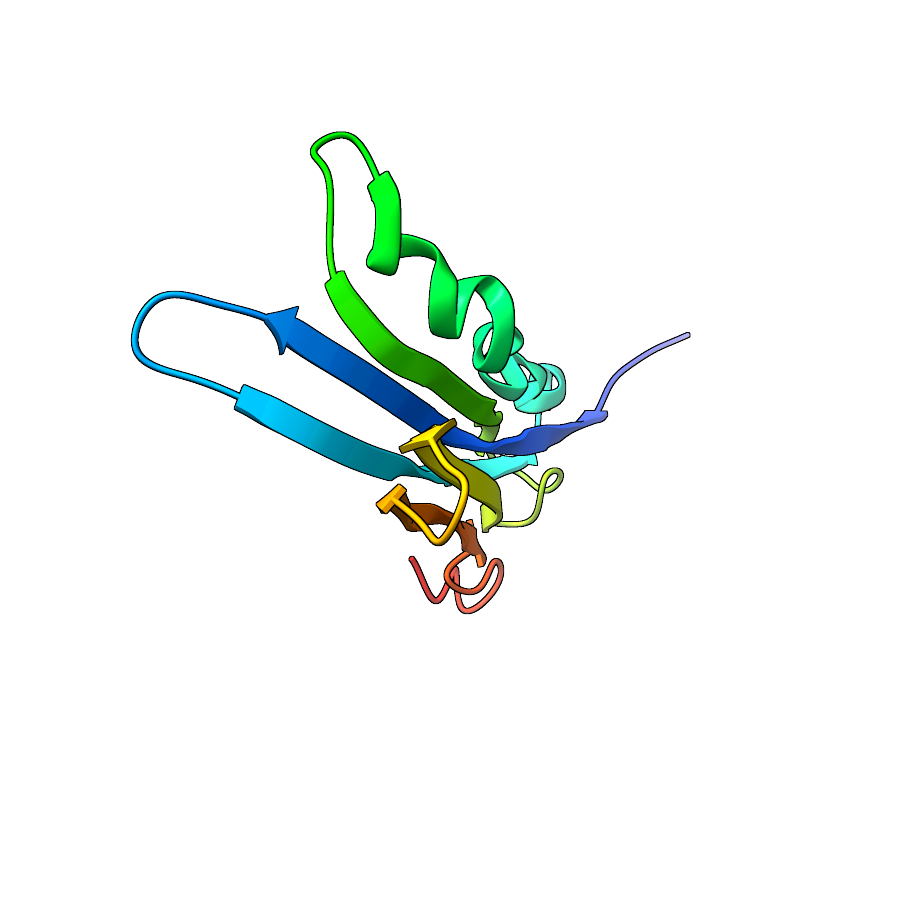
#> input picture results/x_thread/structures/A0A5D0P002_model.png, 900 x 900 px, given in place of A0A5D0P002_model.png_ref.png, which was not available
$ python -i figures_x.py   (imports and definitions only)
#> lines starting #> are read from the running program, lines starting #| are printed output that depends on the picture
### scripts/structutil.py
"""Small structure utilities: parse PDB/mmCIF to per-residue CA/CB, contact maps, TM-score (fixed alignment)."""
import numpy as np

THREE = {'ALA': 'A', 'ARG': 'R', 'ASN': 'N', 'ASP': 'D', 'CYS': 'C', 'GLN': 'Q', 'GLU': 'E', 'GLY': 'G', 'HIS': 'H',
         'ILE': 'I', 'LEU': 'L', 'LYS': 'K', 'MET': 'M', 'PHE': 'F', 'PRO': 'P', 'SER': 'S', 'THR': 'T', 'TRP': 'W',
         'TYR': 'Y', 'VAL': 'V', 'MSE': 'M'}


# [11 lines left out: function _residues_from_atoms, not called in this run]


def parse_pdb(path, chain=None, model=1):
#> called with path = 'data/1UBQ/1ubq.pdb', chain = 'A', model = 1
    atoms = []
    cur_model = 1
    for line in open(path):
        if line.startswith('MODEL'):
            cur_model = int(line[10:14])
        if line.startswith('ENDMDL') and cur_model == model:
            break
        if cur_model != model or not line.startswith(('ATOM', 'HETATM')):
            continue
        rn = line[17:20].strip()
        if rn not in THREE:
            continue
        alt = line[16]
        if alt not in (' ', 'A'):
            continue
        ch = line[21]
        if chain and ch != chain:
            continue
        atoms.append((ch, line[22:27].strip(), rn, line[12:16].strip(),
                      np.array([float(line[30:38]), float(line[38:46]), float(line[46:54])]), float(line[60:66])))
    return _residues_from_atoms(atoms)


# [31 lines left out: function parse_cif, not called in this run]


def parse(path, chain=None):
    return parse_cif(path, chain) if path.endswith('.cif') else parse_pdb(path, chain)


def seq_of(residues):
    return ''.join(THREE[r['resname']] for r in residues)


# [11 lines left out: function cb_ca, not called in this run]


def contact_map(cb, cutoff=8.0):
    d = np.linalg.norm(cb[:, None] - cb[None], axis=-1)
    return d < cutoff, d


# [58 lines left out: functions pairs_at_sep, kabsch, tm_score, kabsch_on, not called in this run]

### scripts/figures_x.py
"""Standalone 16:9 figures (1600x900) for an X thread. Run with the data_analysis conda env (matplotlib).
Writes results/x_thread/x1_control_ubiquitin.png ... x4_summary.png"""
import os, sys, csv, json
import numpy as np
import matplotlib
# [1 line not run here, left out]
import matplotlib.pyplot as plt
from matplotlib.lines import Line2D
from matplotlib.patches import Patch
ROOT = os.path.dirname(os.path.dirname(os.path.abspath(__file__)))
sys.path.insert(0, os.path.join(ROOT, 'scripts'))
from structutil import parse, cb_ca, contact_map
from evaluate import last_json

OUT = os.path.join(ROOT, 'results/x_thread')
# [1 line not run here, left out]
HIT, MISS, REF, INK, MUTED, GRID, BG = '#2a78d6', '#eb6834', '#cfcec8', '#0b0b0b', '#5f5e5a', '#e6e5e0', '#ffffff'
INPDB, NOTPDB = '#6250d6', '#1baf7a'
# [3 lines not run here, left out]
FOOT = ('Claude Fable 5.2 (effort high), Sergey Ovchinnikov\'s contact-map prompt, run headless with no network.\n'
        'Contact: Cβ–Cβ < 8 Å. L = protein length.')

# [1 line not run here, left out]
REFS = {'ubiquitin_1UBQ': ('data/1UBQ/1ubq.pdb', 'A'), 'cytb562_256B': ('data/256B/256b.pdb', 'A'),
        'fn3_tenascin_1TEN': ('data/1TEN/1ten.pdb', 'A'), 'thioredoxin_2TRX': ('data/2TRX/2trx.pdb', 'A')}
# [2 lines not run here, left out]


def refmap(t):
    f, ch = REFS[t]
    res = [r for r in parse(os.path.join(ROOT, f), ch) if 'CA' in r['atoms']]
    cb, _ = cb_ca(res)
    return contact_map(cb)[0], len(res)


# [33 lines left out: functions ranked, cmap_panel, legend_maps, not called in this run]


def frac(cm, pairs, L, minsep=6):
    sel = [p for p in pairs if p[1] - p[0] >= minsep][:L]
    return np.mean([cm[i - 1, j - 1] for i, j in sel]) if sel else float('nan')


def foot(fig, text=FOOT):
    fig.text(0.012, 0.012, text, fontsize=7.5, color=MUTED, ha='left', va='bottom')


# ---------- 1. ubiquitin control ----------
# [1 line that did not run here, left out]
fig = plt.figure(figsize=(8, 4.5), dpi=200)
# [3 lines not run here, left out]
# [1 line that did not run here, left out]
# [1 line that did not run here, left out]
# [1 line that did not run here, left out]
# [11 lines not run here, left out]

# ---------- 2. selection of proteins with no PDB relative ----------
fig = plt.figure(figsize=(8, 4.5), dpi=200)
# [2 lines not run here, left out]
steps = [(500, 'bacterial DUF proteins, 75–110 aa,\nAlphaFold DB model, not in PDB'),
         (79, 'mean pLDDT ≥ 90'),
         (78, 'no PDB sequence hit\n(RCSB MMseqs2, E < 1)'),
         (27, 'compact; Foldseek search\nagainst PDB100'),
         (6, 'no Foldseek hit, E < 0.5'),
         (3, 'Pfam family: no PDB\nstructure, no clan')]
mx = np.log10(500)
# [8 lines not run here, left out]
cols = ['', 'DUF2489', 'DUF2958', 'DUF4288']
data = [['UniProt', 'A0A916UKZ0', 'A0A8J2YCU1', 'A0A5D0P002'],
        ['class, aa', 'all-α, 108', 'all-β, 89', 'α/β, 107'],
        ['mean pLDDT', '97.5', '91.1', '94.4'],
        ['pLDDT < 70', 'none', '3 at ends', '4 at ends'],
        ['mean PAE', '2.4 Å', '3.8 Å', '3.6 Å'],
        ['Foldseek E', '1.1', '0.52', '0.59'],
        ['best TM, PDB', '0.60', '0.52', '0.54']]
t = tab.table(cellText=data, colLabels=cols, loc='upper left', cellLoc='center', colLoc='center',
              colWidths=[0.25, 0.25, 0.25, 0.25])
# [15 lines not run here, left out]

# ---------- 3. class-matched contact maps, one image per class ----------
pairs_cls = [('a', 'all-α, about 107 aa', 'cytb562_256B', 'Cytochrome b562 (PDB 256B)', 'A0A916UKZ0', 'DUF2489 (UniProt A0A916UKZ0)'),
             ('b', 'all-β, 89 aa', 'fn3_tenascin_1TEN', 'Tenascin FN3 domain (PDB 1TEN)', 'A0A8J2YCU1', 'DUF2958 (UniProt A0A8J2YCU1)'),
             ('c', 'α/β, about 107 aa', 'thioredoxin_2TRX', 'Thioredoxin (PDB 2TRX)', 'A0A5D0P002', 'DUF4288 (UniProt A0A5D0P002)')]
# [24 lines not run here, left out]

# ---------- 4. summary ----------
ORDER = ['ubiquitin_1UBQ', 'cytb562_256B', 'A0A916UKZ0', 'fn3_tenascin_1TEN', 'A0A8J2YCU1', 'thioredoxin_2TRX', 'A0A5D0P002']
DARK = {'A0A916UKZ0', 'A0A8J2YCU1', 'A0A5D0P002'}
SHORT = {'ubiquitin_1UBQ': 'Ubiquitin', 'cytb562_256B': 'Cyt b562', 'A0A916UKZ0': 'DUF2489',
         'fn3_tenascin_1TEN': 'Tenascin FN3', 'A0A8J2YCU1': 'DUF2958', 'thioredoxin_2TRX': 'Thioredoxin',
         'A0A5D0P002': 'DUF4288'}
xs = [0, 1.6, 2.6, 4.2, 5.2, 6.8, 7.8]
fig = plt.figure(figsize=(8, 4.5), dpi=200)
# [1 line not run here, left out]
a1 = fig.add_axes([0.075, 0.29, 0.41, 0.52]); a2 = fig.add_axes([0.575, 0.29, 0.41, 0.52])
# [17 lines not run here, left out]
h = [Line2D([], [], marker='o', ls='', color=INPDB, ms=7, label='in PDB, well studied'),
     Line2D([], [], marker='o', ls='', color=NOTPDB, ms=7, label='no relative in PDB'),
     Line2D([], [], color=MUTED, lw=2, label='chance'),
     Line2D([], [], color=INK, lw=2, label='model from the true contacts')]
# [5 lines not run here, left out]

# ---------- 5. structures: reference cartoon vs Fable model (CA trace), same superposition ----------
from PIL import Image
SDIR = os.path.join(OUT, 'structures')
# [1 line not run here, left out]


def pair_imgs(t):
    a = Image.open(os.path.join(SDIR, '%s_ref.png' % t)).convert('RGBA')
#> a is the input picture: PIL image 900x900 RGBA; mean R, G, B, A 241.4, 247.1, 244.2, 16.1
    b = Image.open(os.path.join(SDIR, '%s_model.png' % t)).convert('RGBA')
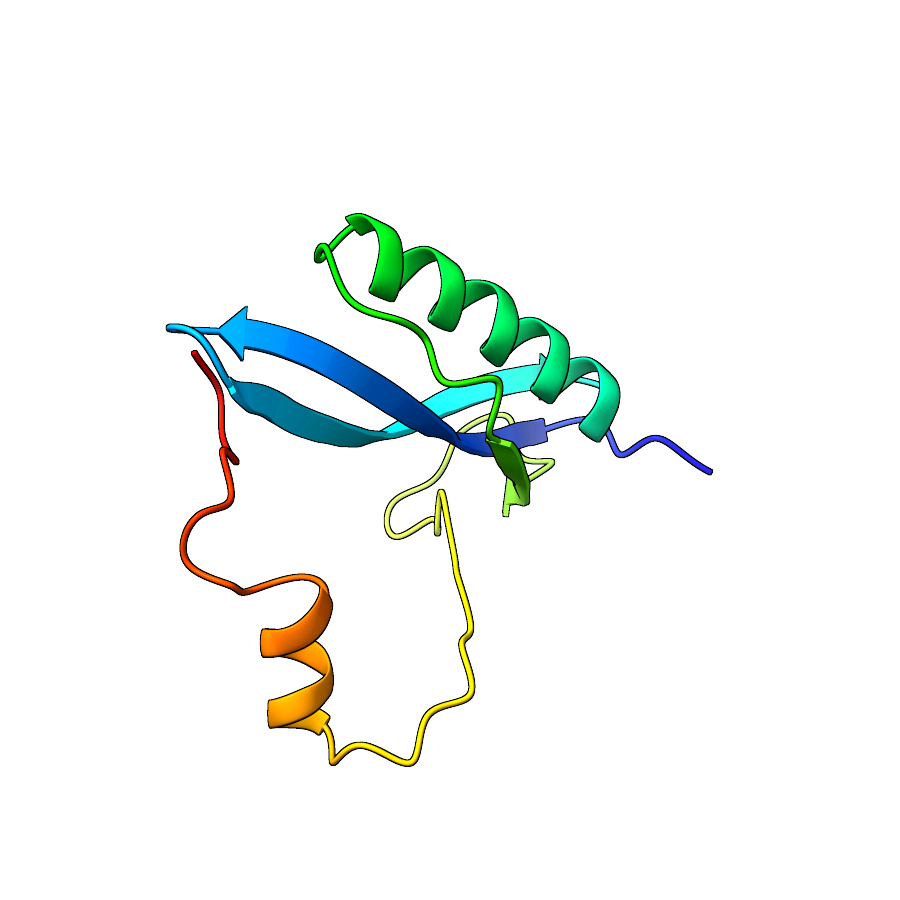
#> input picture results/x_thread/structures/A0A5D0P002_ref.png, 900 x 900 px, given in place of A0A5D0P002_model.png_model.png, which was not available
#> b is the input picture: PIL image 900x900 RGBA; mean R, G, B, A 242.3, 246.6, 244, 16.1
    boxes = [im.getchannel('A').getbbox() for im in (a, b)]
#> boxes = [(130, 131, 691, 615), (165, 213, 714, 767)]
    box = (min(x[0] for x in boxes), min(x[1] for x in boxes), max(x[2] for x in boxes), max(x[3] for x in boxes))
#> box = (130, 131, 714, 767)
    out = []
    for im in (a, b):
        c = im.crop(box)
        bg = Image.new('RGBA', c.size, (255, 255, 255, 255)); bg.alpha_composite(c)
        out.append(np.asarray(bg.convert('RGB')))
#> this loop made 2 passes
#> pass 1, in pair_imgs, `c = im.crop(box)`:
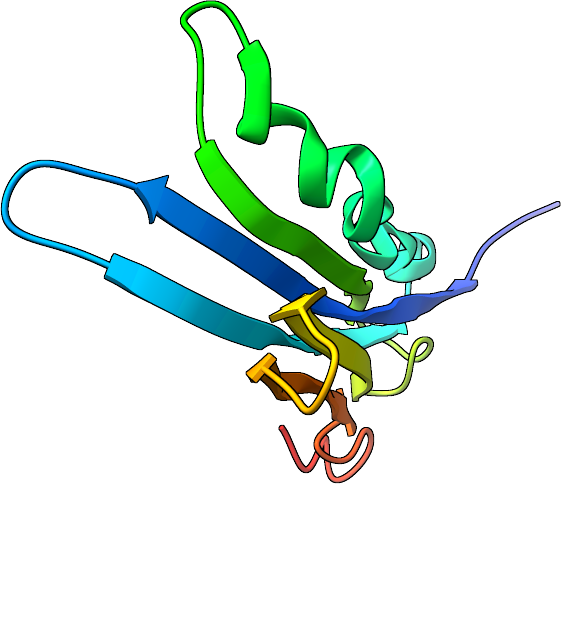
#> c: PIL image 584x636 RGBA; mean R, G, B, A 225.3, 237.9, 231.5, 35; transparent parts drawn white
#> pass 2, in pair_imgs, `c = im.crop(box)`:
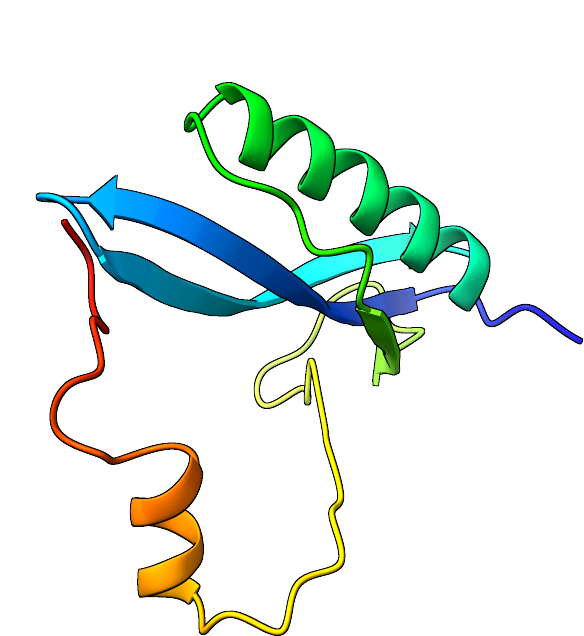
#> c: PIL image 584x636 RGBA; mean R, G, B, A 227.3, 236.6, 231, 35.2; transparent parts drawn white
#> after the loop, out = 2 items
    return out


# [14 lines left out: function struct_group, not called in this run]


SFOOT = ('Rainbow N→C. Model: Cα positions from the prompt\'s fold() code on Fable\'s final contacts (better mirror image), superposed\n'
         'by TM-score; helices and strands drawn as implied by Fable\'s own contacts, not taken from the reference.')

fig = plt.figure(figsize=(8, 4.5), dpi=200)
# [15 lines not run here, left out]

>>> result = pair_imgs('../results/x_thread/structures/A0A5D0P002_model.png')
#> result = 2 items
